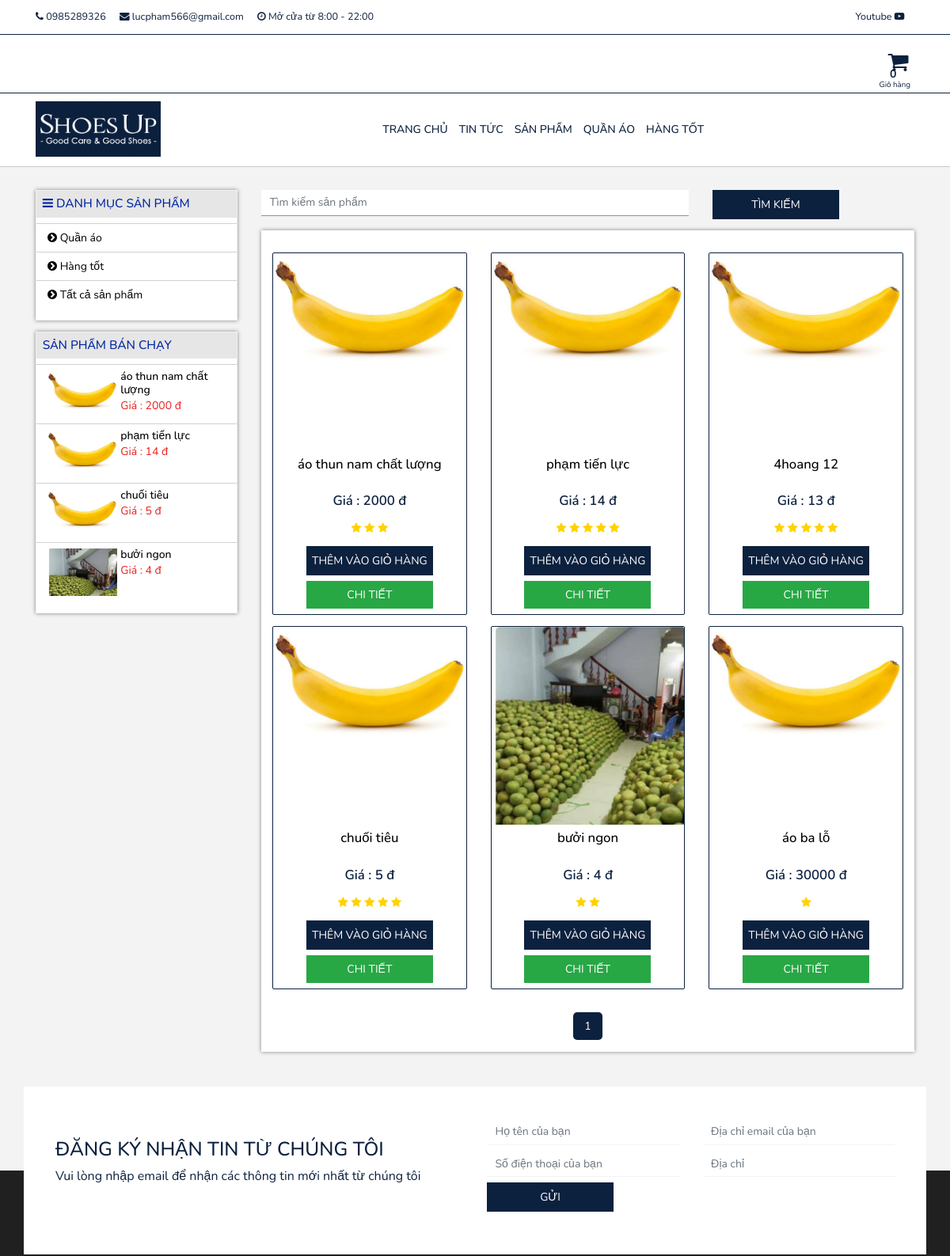
Before: /product/ (upper part) with the older database file.
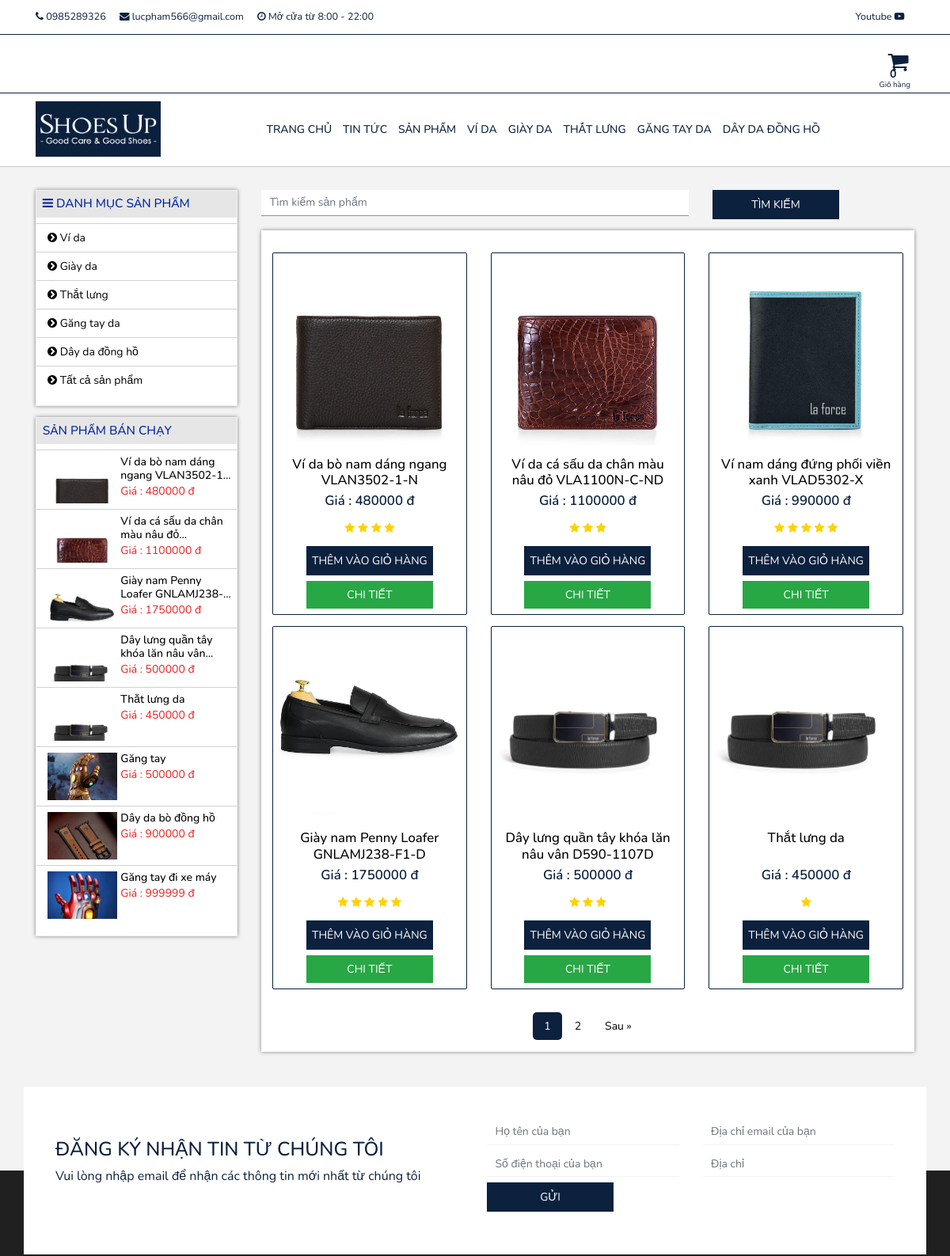
After: the same page with the newer database file.
### product/models.py (models this page shows, shortened)
class ProductCate(models.Model):
    name = models.CharField(max_length=200)
    description = models.TextField(max_length=1000,null=True)
    video = models.CharField(max_length=500,null=True)

class Product(models.Model):
    category = models.ForeignKey(ProductCate, on_delete=models.CASCADE)
    name = models.CharField(max_length=200)
    avatar = models.ImageField(null=True)
    price = models.IntegerField(default=0)
    vote = models.IntegerField(default=5)
    intro = models.TextField(max_length=300)
    content = models.TextField(max_length=5000)
    special = models.BooleanField(default=True)
    status = models.CharField(max_length=100, null=True)
    country = models.CharField(max_length=100, null=True)
    warranty_time = models.CharField(max_length=100, null=True)

### product/views.py (the view)
# urls.py: path('',ProductPage.as_view(),name='products'),
class ProductPage(View):
    def get(self,request):
        product_cates = ProductCate.objects.all()
        product_list = Product.objects.all()
        page_number = request.GET.get("page")
        if request.GET.get("product_name"):
            try:
                name=request.GET.get("product_name")
                product_list = Product.objects.filter(name__contains=name)
            except Product.DoesNotExist:
                product_list = None
        paginator = Paginator(product_list, 6)
        try:
            products = paginator.page(page_number)
        except PageNotAnInteger:
            products = paginator.page(1)
        except EmptyPage:
            products = paginator.page(paginator.num_pages)
        context = {"product_cates" : product_cates,"products":products}
        return render(request,'products.html',context)

### article/context_processors.py (called while the page is built)
def get_new_special(request):
    new_specials =  New.objects.filter(special = True)
    return {
        'common_new_specials': new_specials,
    }

### cart/context_processors.py (called while the page is built)
def get_amount_cart(request):
    cart=request.session.get('cart') if request.session.get('cart') else {}
    amount_cart = len(cart)
    return {
        'amount_cart': amount_cart,
    }

### core/context_processors.py (called while the page is built)
def get_service_info(request):
    info_web =  Service.objects.get(pk=1)
    return {
        'info_web': info_web,
    }

### product/context_processors.py (called while the page is built)
def get_product_cate(request):
    product_cates =  ProductCate.objects.all()
    return {
        'common_product_cates': product_cates,
    }

def get_product_special(request):
    product_specials =  Product.objects.filter(special = True)
    return {
        'product_specials': product_specials,
    }

### templates/products.html (shortened to what the changed rows need)
{% extends 'base/base.html' %} {% block content %}
<main class="products">
  <div class="container">
    <div class="products">
      <div class="container-product row">
        <div class="col-lg-3">
          <div class="category-container">
            <ul class="category-list">
              {% if product_cates %} {% for item in product_cates %}
              <li class="category-item">
                <a href="{% url 'product-cate' item.id %}" class="category-link">
                  <i class="fa fa-chevron-circle-right" aria-hidden="true"></i>
                  {{item.name}}
                </a>
              </li>
              {% endfor %} {% endif %}
            </ul>
          </div>
          <div class="category-container special-product">
            <ul class="category-list">
              {% for item in product_specials %}
              <li class="category-item">
                <a href="{% url 'product-detail' item.id %}" class="category-link">
                  <div class="img">
                    {% if item.avatar %}
                    <img src="{{item.avatar.url}}" alt="" />
                    {% endif %}
                  </div>
                  <div class="content-text">
                    <h4 class="name">{{item.name}}</h4>
                    <p class="text">Giá : {{item.price}} đ</p>
                  </div>
                </a>
              </li>
              {% endfor %}
            </ul>
          </div>
        </div>
        <div class="col-lg-9">
          <div class="content">
            <div class="product-list row">
              {% if products %} {% for item in products %}
              <div class="product-item col-md-4 col-6">
                <div class="card">
                  <div class="img">
                    {% if item.avatar %}
                    <img class="card-img-top" src="{{item.avatar.url}}" alt="" />
                    {% endif %}
                  </div>
                  <div class="card-body">
                    <h4 class="card-title">{{item.name}}</h4>
                    <p class="card-text">Giá : {{item.price}} đ</p>
                    <div class="star-review">
                      {% with ''|center:item.vote as range %} {% for i in range%}
                      <span class="fa fa-star checked"></span>
                      {% endfor %} {% endwith %}
                    </div>
                  </div>
                  <div class="text-center mb-2">
                    <button id="{{item.id}}" url="{% url 'add-to-cart' %}" class="button btn-main">
                      Thêm vào giỏ hàng
                    </button>
                    <a href="{% url 'product-detail' item.id%}" class="button btn-success mt-2">
                      Chi tiết
                    </a>
                  </div>
                </div>
              </div>
              {% endfor %} {% endif %}
            </div>
            <div class="container-pagination">
              <div class="pagination">
                {% for i in products.paginator.page_range%}
                  {% if  products.number == i %}
                  <a href="?page={{i}}" class="active">{{i}}</a>
                  {% else %}
                  <a href="?page={{i}}">{{i}}</a>
                  {% endif %}
                  {% endfor %}
                {% if products.has_next %}
                <a href="?page={{ products.next_page_number }}">Sau &raquo;</a>
                {% endif %}
              </div>
            </div>
          </div>
        </div>
      </div>
    </div>
  </div>
</main>
{% endblock %}

### templates/base/base.html (shortened to what the changed rows need)
{% load static %}
<!DOCTYPE html>
<html lang="en">
  <head>
    <link rel="stylesheet" href="{% static './css/main.css'%}" />
    <link
      rel="stylesheet"
      href="https://stackpath.bootstrapcdn.com/bootstrap/4.5.2/css/bootstrap.min.css"
    />
    <link
      rel="stylesheet"
      href="https://maxcdn.bootstrapcdn.com/font-awesome/4.7.0/css/font-awesome.min.css"
    />
    <link href="https://unpkg.com/aos@2.3.1/dist/aos.css" rel="stylesheet" />
    <link
      rel="stylesheet"
      type="text/css"
      href="https://cdn.jsdelivr.net/gh/kenwheeler/slick@1.8.0/slick/slick.css"
    />
    <link
      rel="stylesheet"
      type="text/css"
      href="https://cdn.jsdelivr.net/gh/kenwheeler/slick@1.8.0/slick/slick-theme.css"
    />
    <link
      rel="stylesheet"
      href="https://cdn.jsdelivr.net/gh/fancyapps/fancybox@3.5.7/dist/jquery.fancybox.min.css"
    />
  </head>
  <body>
    <header class="header-menu cl-w">
      <div class="container">
        <nav class="navbar navbar-expand-md navbar-dark">
          <div class="collapse navbar-collapse" id="collapsibleNavId">
            <ul class="navbar-nav m-auto mt-2 mt-lg-0">
              {% for item in common_product_cates %}
              <li class="nav-item">
                <a class="nav-link" href="{% url 'product-cate' item.id %}">
                  {{item.name}}
                </a>
              </li>
              {% endfor %}
            </ul>
          </div>
        </nav>
      </div>
    </header>
    {% block content %}{% endblock %}
  </body>
</html>

Changed rows visible on the page:
removed Product: avatar (picture), name "phạm tiến lực", price "14", vote 5 (drawn)
removed Product: avatar (picture), name "bưởi ngon", price "4", vote 2 (drawn)
removed Product: avatar (picture), name "4hoang 12", price "13", vote 5 (drawn)
changed ProductCate (number 1 of 5 on the later page): name "QUẦN ÁO" → "VÍ DA"; name "Quần áo" → "Ví da"
changed ProductCate: name "HÀNG TỐT" → "GIÀY DA"; name "Hàng tốt" → "Giày da"
added ProductCate: name "THẮT LƯNG", name "Thắt lưng"
added ProductCate: name "GĂNG TAY DA", name "Găng tay da"
added ProductCate: name "DÂY DA ĐỒNG HỒ", name "Dây da đồng hồ"
changed Product: avatar: a different picture; name "áo thun nam chất lượng" → "Ví da bò nam dáng…"; price "2000" → "480000"; name "áo thun nam chất lượng" → "Ví da bò nam dáng ngang VLAN3502-1-N"; vote 3 → 4 (drawn)
added Product: avatar (picture), name "Ví da cá sấu da chân màu nâu…", price "1100000", name "Ví da cá sấu da chân màu nâu đỏ VLA1100N-C-ND", vote 3 (drawn)
changed Product: avatar: a different picture; name "chuối tiêu" → "Giày nam Penny…"; price "5" → "1750000"; name "chuối tiêu" → "Giày nam Penny Loafer GNLAMJ238-F1-D"
added Product: avatar (picture), name "Dây lưng quần tây khóa lăn nâu…", price "500000", name "Dây lưng quần tây khóa lăn nâu vân D590-1107D", vote 3 (drawn)
now on one of the page's lists (row edited): Product: name "Thắt lưng da", price "450000"
changed Product: avatar: a different picture; name "áo ba lỗ" → "Thắt lưng da"; price "30000" → "450000"
added Product: avatar (picture), name "Găng tay", price "500000", shown under "SẢN PHẨM BÁN CHẠY"
added Product: avatar (picture), name "Dây da bò đồng hồ", price "900000", shown under "SẢN PHẨM BÁN CHẠY"
added Product: avatar (picture), name "Găng tay đi xe máy", price "999999", shown under "SẢN PHẨM BÁN CHẠY"
added Product: avatar (picture), name "Ví nam dáng đứng phối viền xanh VLAD5302-X", price "990000", vote 5 (drawn)
Other visible differences:
new list line: "2"
text now shown: "Sau »"
